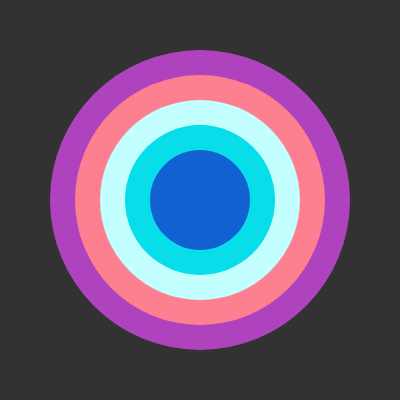
Frame 1 (no input)
Frame 60 (no input): identical to frame 1, image omitted
Frame 120 (the mouse pressed at the canvas centre since frame 60): identical to frame 1, image omitted

The p5.js sketch that drew this single still picture (run headless with seeded random() and noise() and a simulated clock; from frame 60 on, the mouse is pressed at the canvas centre):

// p5.js sketch
// ── sketch.js
let color1 = "#af43be";
let color2 = "#fd8090";
let color3 = "#c4ffff";
let color4 = "#08deea";
let color5 = "#1261d1";

function setup() {
  createCanvas(400, 400);
}

function draw() {
  background(50);

  noStroke();
  fill(color1);
  ellipse(width / 2, height / 2, 300, 300);
  fill(color2);
  ellipse(width / 2, height / 2, 250, 250);
  fill(color3);
  ellipse(width / 2, height / 2, 200, 200);
  fill(color4);
  ellipse(width / 2, height / 2, 150, 150);
  fill(color5);
  ellipse(width / 2, height / 2, 100, 100);
}
